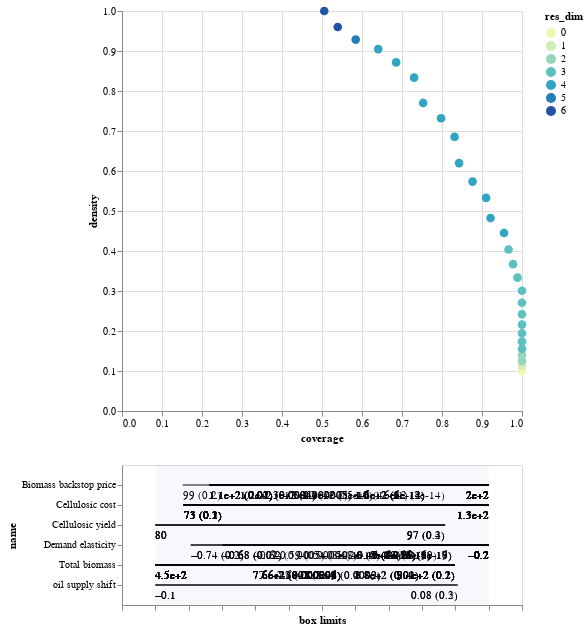

Notebook code cell kept with this figure:
### Code cell
# This works under jupyter notebook, not sure if it's available by other editors.
box1.inspect_tradeoff()

### Figure 1 — Vega-Lite specification as saved in the notebook (floating-point values rounded to 4 significant figures)
{"config": {"view": {"continuousWidth": 400, "continuousHeight": 300}}, "vconcat": [{"data": {"name": "data-c5a4f50fa54a0c9fb9591076c299149f"}, "mark": {"type": "circle", "size": 75}, "encoding": {"color": {"type": "ordinal", "field": "res_dim", "scale": {"range": ["#eff9b6", "#d0edb3", "#97d6b9", "#5dc0c0", "#31a5c2", "#1f80b8", "#2354a3", "#21318d"]}}, "opacity": {"condition": {"value": 1, "selection": "selector001"}, "value": 0.4}, "tooltip": [{"type": "ordinal", "field": "id"}, {"type": "quantitative", "field": "coverage", "format": ".2"}, {"type": "quantitative", "field": "density", "format": ".2"}, {"type": "ordinal", "field": "res_dim"}], "x": {"type": "quantitative", "field": "coverage"}, "y": {"type": "quantitative", "field": "density"}}, "height": 400, "selection": {"selector001": {"type": "single", "fields": ["id"]}}, "width": 400}, {"layer": [{"data": {"name": "data-8fa99082045b5a2017598ba80eddbcb1"}, "mark": "rule", "encoding": {"x": {"type": "quantitative", "axis": {"grid": false, "labels": false, "title": "box limits"}, "field": "x_lower", "scale": {"domain": [0, 1], "padding": 0.1}}, "x2": {"field": "x_upper"}, "y": {"type": "nominal", "field": "name", "scale": {"padding": 1.0}}}, "transform": [{"calculate": "(datum.x1-datum.minimum)/(datum.maximum-datum.minimum)", "as": "x_lower"}, {"calculate": "(datum.x2-datum.minimum)/(datum.maximum-datum.minimum)", "as": "x_upper"}, {"filter": {"selection": "selector001"}}], "width": 400}, {"data": {"name": "data-8fa99082045b5a2017598ba80eddbcb1"}, "mark": {"type": "text", "align": "left", "baseline": "top", "dy": 5}, "encoding": {"text": {"type": "ordinal", "field": "text"}, "x": {"type": "quantitative", "axis": {"grid": false, "labels": false, "title": "box limits"}, "field": "x_lower", "scale": {"domain": [0, 1], "padding": 0.1}}, "x2": {"field": "x_upper"}, "y": {"type": "nominal", "field": "name", "scale": {"padding": 1.0}}}, "transform": [{"calculate": "(datum.x1-datum.minimum)/(datum.maximum-datum.minimum)", "as": "x_lower"}, {"calculate": "(datum.x2-datum.minimum)/(datum.maximum-datum.minimum)", "as": "x_upper"}, {"filter": {"selection": "selector001"}}, {"calculate": "datum.qp_lower>0?format(datum.x1, \".2\")+\" (\"+format(datum.qp_lower, \".1~g\")+\")\" :format(datum.x1, \".2\")", "as": "text"}], "width": 400}, {"data": {"name": "data-8fa99082045b5a2017598ba80eddbcb1"}, "mark": {"type": "text", "align": "right", "baseline": "top", "dy": 5}, "encoding": {"text": {"type": "ordinal", "field": "text"}, "x": {"type": "quantitative", "field": "x_upper"}, "x2": {"field": "x_upper"}, "y": {"type": "nominal", "field": "name", "scale": {"padding": 1.0}}}, "transform": [{"calculate": "(datum.x1-datum.minimum)/(datum.maximum-datum.minimum)", "as": "x_lower"}, {"calculate": "(datum.x2-datum.minimum)/(datum.maximum-datum.minimum)", "as": "x_upper"}, {"filter": {"selection": "selector001"}}, {"calculate": "datum.qp_upper>0?format(datum.x2, \".2\")+\" (\"+format(datum.qp_upper, \".1\")+\")\" :format(datum.x2, \".2\")", "as": "text"}], "width": 400}, {"data": {"name": "data-bb8d07f6df3d47a6a475317795287b23"}, "mark": {"type": "rect", "opacity": 0.05}, "encoding": {"x": {"type": "quantitative", "field": "start"}, "x2": {"field": "end"}}}, {"data": {"name": "data-d751713988987e9331980363e24189ce"}, "mark": "point", "encoding": {"x": {"type": "quantitative", "field": "x"}, "y": {"type": "nominal", "field": "name"}}, "transform": [{"filter": {"selection": "selector001"}}], "width": 400}, {"data": {"name": "data-d751713988987e9331980363e24189ce"}, "mark": {"type": "text", "align": "center", "baseline": "top", "dy": 5}, "encoding": {"text": {"type": "nominal", "field": "item"}, "x": {"type": "quantitative", "field": "x"}, "y": {"type": "nominal", "field": "name"}}, "transform": [{"filter": {"selection": "selector001"}}], "width": 400}]}], "$schema": "https://vega.github.io/schema/vega-lite/v4.8.1.json", "datasets": {"data-c5a4f50fa54a0c9fb9591076c299149f": [{"coverage": 1.0, "density": 0.1009, "id": 0, "mass": 1.0, "mean": 0.1009, "res_dim": 0}, {"coverage": 1.0, "density": 0.1124, "id": 1, "mass": 0.898, "mean": 0.1124, "res_dim": 1}, {"coverage": 1.0, "density": 0.1254, "id": 2, "mass": 0.805, "mean": 0.1254, "res_dim": 2}, {"coverage": 1.0, "density": 0.1395, "id": 3, "mass": 0.7234, "mean": 0.1395, "res_dim": 2}, {"coverage": 1.0, "density": 0.1553, "id": 4, "mass": 0.6497, "mean": 0.1553, "res_dim": 3}, {"coverage": 1.0, "density": 0.1735, "id": 5, "mass": 0.5816, "mean": 0.1735, "res_dim": 3}, {"coverage": 1.0, "density": 0.1943, "id": 6, "mass": 0.5193, "mean": 0.1943, "res_dim": 3}, {"coverage": 1.0, "density": 0.216, "id": 7, "mass": 0.4671, "mean": 0.216, "res_dim": 3}, {"coverage": 1.0, "density": 0.2418, "id": 8, "mass": 0.4172, "mean": 0.2418, "res_dim": 3}, {"coverage": 1.0, "density": 0.2705, "id": 9, "mass": 0.373, "mean": 0.2705, "res_dim": 3}, {"coverage": 1.0, "density": 0.3007, "id": 10, "mass": 0.3356, "mean": 0.3007, "res_dim": 3}, {"coverage": 0.9888, "density": 0.3333, "id": 11, "mass": 0.2993, "mean": 0.3333, "res_dim": 3}, {"coverage": 0.9775, "density": 0.3671, "id": 12, "mass": 0.2687, "mean": 0.3671, "res_dim": 3}, {"coverage": 0.9663, "density": 0.4038, "id": 13, "mass": 0.2415, "mean": 0.4038, "res_dim": 3}, {"coverage": 0.9551, "density": 0.445, "id": 14, "mass": 0.2166, "mean": 0.445, "res_dim": 4}, {"coverage": 0.9213, "density": 0.4824, "id": 15, "mass": 0.1927, "mean": 0.4824, "res_dim": 4}, {"coverage": 0.9101, "density": 0.5329, "id": 16, "mass": 0.1723, "mean": 0.5329, "res_dim": 4}, {"coverage": 0.8764, "density": 0.5735, "id": 17, "mass": 0.1542, "mean": 0.5735, "res_dim": 4}, {"coverage": 0.8427, "density": 0.6198, "id": 18, "mass": 0.1372, "mean": 0.6198, "res_dim": 4}, {"coverage": 0.8315, "density": 0.6852, "id": 19, "mass": 0.1224, "mean": 0.6852, "res_dim": 4}, {"coverage": 0.7978, "density": 0.732, "id": 20, "mass": 0.11, "mean": 0.732, "res_dim": 4}, {"coverage": 0.7528, "density": 0.7701, "id": 21, "mass": 0.09864, "mean": 0.7701, "res_dim": 4}, {"coverage": 0.7303, "density": 0.8333, "id": 22, "mass": 0.08844, "mean": 0.8333, "res_dim": 4}, {"coverage": 0.6854, "density": 0.8714, "id": 23, "mass": 0.07937, "mean": 0.8714, "res_dim": 4}, {"coverage": 0.6404, "density": 0.9048, "id": 24, "mass": 0.07143, "mean": 0.9048, "res_dim": 4}, {"coverage": 0.5843, "density": 0.9286, "id": 25, "mass": 0.06349, "mean": 0.9286, "res_dim": 5}, {"coverage": 0.5393, "density": 0.96, "id": 26, "mass": 0.05669, "mean": 0.96, "res_dim": 6}, {"coverage": 0.5056, "density": 1.0, "id": 27, "mass": 0.05102, "mean": 1.0, "res_dim": 6}], "data-8fa99082045b5a2017598ba80eddbcb1": [{"x1": -0.7365, "x2": -0.202, "name": "Demand elasticity", "id": 1, "minimum": -0.8, "maximum": -0.202, "qp_lower": 0.1557, "qp_upper": -1.0}, {"x1": 450.0, "x2": 941.7, "name": "Total biomass", "id": 2, "minimum": 450.0, "maximum": 997.8, "qp_lower": -1.0, "qp_upper": 0.1504}, {"x1": -0.7365, "x2": -0.202, "name": "Demand elasticity", "id": 2, "minimum": -0.8, "maximum": -0.202, "qp_lower": 0.1713, "qp_upper": -1.0}, {"x1": 450.0, "x2": 941.7, "name": "Total biomass", "id": 3, "minimum": 450.0, "maximum": 997.8, "qp_lower": -1.0, "qp_upper": 0.1607}, {"x1": -0.679, "x2": -0.202, "name": "Demand elasticity", "id": 3, "minimum": -0.8, "maximum": -0.202, "qp_lower": 0.02418, "qp_upper": -1.0}, {"x1": 450.0, "x2": 941.7, "name": "Total biomass", "id": 4, "minimum": 450.0, "maximum": 997.8, "qp_lower": -1.0, "qp_upper": 0.1583}, {"x1": -0.679, "x2": -0.202, "name": "Demand elasticity", "id": 4, "minimum": -0.8, "maximum": -0.202, "qp_lower": 0.01869, "qp_upper": -1.0}, {"x1": 99.0, "x2": 199.6, "name": "Biomass backstop price", "id": 4, "minimum": 90.0, "maximum": 199.6, "qp_lower": 0.1509, "qp_upper": -1.0}, {"x1": 450.0, "x2": 941.7, "name": "Total biomass", "id": 5, "minimum": 450.0, "maximum": 997.8, "qp_lower": -1.0, "qp_upper": 0.1577}, {"x1": -0.679, "x2": -0.202, "name": "Demand elasticity", "id": 5, "minimum": -0.8, "maximum": -0.202, "qp_lower": 0.01457, "qp_upper": -1.0}, {"x1": 107.8, "x2": 199.6, "name": "Biomass backstop price", "id": 5, "minimum": 90.0, "maximum": 199.6, "qp_lower": 0.0175, "qp_upper": -1.0}, {"x1": 450.0, "x2": 941.7, "name": "Total biomass", "id": 6, "minimum": 450.0, "maximum": 997.8, "qp_lower": -1.0, "qp_upper": 0.164}, {"x1": -0.6235, "x2": -0.202, "name": "Demand elasticity", "id": 6, "minimum": -0.8, "maximum": -0.202, "qp_lower": 0.0005345, "qp_upper": -1.0}, {"x1": 107.8, "x2": 199.6, "name": "Biomass backstop price", "id": 6, "minimum": 90.0, "maximum": 199.6, "qp_lower": 0.0168, "qp_upper": -1.0}, {"x1": 450.0, "x2": 941.7, "name": "Total biomass", "id": 7, "minimum": 450.0, "maximum": 997.8, "qp_lower": -1.0, "qp_upper": 0.1521}, {"x1": -0.5875, "x2": -0.202, "name": "Demand elasticity", "id": 7, "minimum": -0.8, "maximum": -0.202, "qp_lower": 1.196e-05, "qp_upper": -1.0}, {"x1": 107.8, "x2": 199.6, "name": "Biomass backstop price", "id": 7, "minimum": 90.0, "maximum": 199.6, "qp_lower": 0.01448, "qp_upper": -1.0}, {"x1": 450.0, "x2": 941.7, "name": "Total biomass", "id": 8, "minimum": 450.0, "maximum": 997.8, "qp_lower": -1.0, "qp_upper": 0.1557}, {"x1": -0.5445, "x2": -0.202, "name": "Demand elasticity", "id": 8, "minimum": -0.8, "maximum": -0.202, "qp_lower": 8.044e-08, "qp_upper": -1.0}, {"x1": 107.8, "x2": 199.6, "name": "Biomass backstop price", "id": 8, "minimum": 90.0, "maximum": 199.6, "qp_lower": 0.01425, "qp_upper": -1.0}, {"x1": 450.0, "x2": 941.7, "name": "Total biomass", "id": 9, "minimum": 450.0, "maximum": 997.8, "qp_lower": -1.0, "qp_upper": 0.1647}, {"x1": -0.5035, "x2": -0.202, "name": "Demand elasticity", "id": 9, "minimum": -0.8, "maximum": -0.202, "qp_lower": 2.406e-10, "qp_upper": -1.0}, {"x1": 107.8, "x2": 199.6, "name": "Biomass backstop price", "id": 9, "minimum": 90.0, "maximum": 199.6, "qp_lower": 0.01715, "qp_upper": -1.0}, {"x1": 450.0, "x2": 941.7, "name": "Total biomass", "id": 10, "minimum": 450.0, "maximum": 997.8, "qp_lower": -1.0, "qp_upper": 0.1355}, {"x1": -0.475, "x2": -0.202, "name": "Demand elasticity", "id": 10, "minimum": -0.8, "maximum": -0.202, "qp_lower": 4.721e-13, "qp_upper": -1.0}, {"x1": 107.8, "x2": 199.6, "name": "Biomass backstop price", "id": 10, "minimum": 90.0, "maximum": 199.6, "qp_lower": 0.015, "qp_upper": -1.0}, {"x1": 450.0, "x2": 883.4, "name": "Total biomass", "id": 11, "minimum": 450.0, "maximum": 997.8, "qp_lower": -1.0, "qp_upper": 0.01421}, {"x1": -0.475, "x2": -0.202, "name": "Demand elasticity", "id": 11, "minimum": -0.8, "maximum": -0.202, "qp_lower": 3.451e-13, "qp_upper": -1.0}, {"x1": 107.8, "x2": 199.6, "name": "Biomass backstop price", "id": 11, "minimum": 90.0, "maximum": 199.6, "qp_lower": 0.01242, "qp_upper": -1.0}, {"x1": 450.0, "x2": 883.4, "name": "Total biomass", "id": 12, "minimum": 450.0, "maximum": 997.8, "qp_lower": -1.0, "qp_upper": 0.01355}, {"x1": -0.4485, "x2": -0.202, "name": "Demand elasticity", "id": 12, "minimum": -0.8, "maximum": -0.202, "qp_lower": 7.967e-16, "qp_upper": -1.0}, {"x1": 107.8, "x2": 199.6, "name": "Biomass backstop price", "id": 12, "minimum": 90.0, "maximum": 199.6, "qp_lower": 0.01095, "qp_upper": -1.0}, {"x1": 450.0, "x2": 883.4, "name": "Total biomass", "id": 13, "minimum": 450.0, "maximum": 997.8, "qp_lower": -1.0, "qp_upper": 0.01525}, {"x1": -0.4485, "x2": -0.202, "name": "Demand elasticity", "id": 13, "minimum": -0.8, "maximum": -0.202, "qp_lower": 1.934e-15, "qp_upper": -1.0}, {"x1": 117.8, "x2": 199.6, "name": "Biomass backstop price", "id": 13, "minimum": 90.0, "maximum": 199.6, "qp_lower": 0.0005064, "qp_upper": -1.0}, {"x1": 72.65, "x2": 133.7, "name": "Cellulosic cost", "id": 14, "minimum": 67.0, "maximum": 133.7, "qp_lower": 0.1383, "qp_upper": -1.0}, {"x1": 450.0, "x2": 883.4, "name": "Total biomass", "id": 14, "minimum": 450.0, "maximum": 997.8, "qp_lower": -1.0, "qp_upper": 0.01184}, {"x1": -0.4485, "x2": -0.202, "name": "Demand elasticity", "id": 14, "minimum": -0.8, "maximum": -0.202, "qp_lower": 9.841e-16, "qp_upper": -1.0}, {"x1": 117.8, "x2": 199.6, "name": "Biomass backstop price", "id": 14, "minimum": 90.0, "maximum": 199.6, "qp_lower": 0.0003845, "qp_upper": -1.0}, {"x1": 72.65, "x2": 133.7, "name": "Cellulosic cost", "id": 15, "minimum": 67.0, "maximum": 133.7, "qp_lower": 0.1753, "qp_upper": -1.0}, {"x1": 450.0, "x2": 820.7, "name": "Total biomass", "id": 15, "minimum": 450.0, "maximum": 997.8, "qp_lower": -1.0, "qp_upper": 0.000933}, {"x1": -0.4485, "x2": -0.202, "name": "Demand elasticity", "id": 15, "minimum": -0.8, "maximum": -0.202, "qp_lower": 1.254e-15, "qp_upper": -1.0}, {"x1": 117.8, "x2": 199.6, "name": "Biomass backstop price", "id": 15, "minimum": 90.0, "maximum": 199.6, "qp_lower": 0.0004229, "qp_upper": -1.0}, {"x1": 72.65, "x2": 133.7, "name": "Cellulosic cost", "id": 16, "minimum": 67.0, "maximum": 133.7, "qp_lower": 0.1367, "qp_upper": -1.0}, {"x1": 450.0, "x2": 820.7, "name": "Total biomass", "id": 16, "minimum": 450.0, "maximum": 997.8, "qp_lower": -1.0, "qp_upper": 0.0002231}, {"x1": -0.4485, "x2": -0.202, "name": "Demand elasticity", "id": 16, "minimum": -0.8, "maximum": -0.202, "qp_lower": 4.1e-16, "qp_upper": -1.0}, {"x1": 125.8, "x2": 199.6, "name": "Biomass backstop price", "id": 16, "minimum": 90.0, "maximum": 199.6, "qp_lower": 5.358e-06, "qp_upper": -1.0}, {"x1": 72.65, "x2": 133.7, "name": "Cellulosic cost", "id": 17, "minimum": 67.0, "maximum": 133.7, "qp_lower": 0.1378, "qp_upper": -1.0}, {"x1": 450.0, "x2": 755.8, "name": "Total biomass", "id": 17, "minimum": 450.0, "maximum": 997.8, "qp_lower": -1.0, "qp_upper": 1.01e-05}, {"x1": -0.4485, "x2": -0.202, "name": "Demand elasticity", "id": 17, "minimum": -0.8, "maximum": -0.202, "qp_lower": 2.881e-15, "qp_upper": -1.0}, {"x1": 125.8, "x2": 199.6, "name": "Biomass backstop price", "id": 17, "minimum": 90.0, "maximum": 199.6, "qp_lower": 7.744e-06, "qp_upper": -1.0}, {"x1": 72.65, "x2": 133.7, "name": "Cellulosic cost", "id": 18, "minimum": 67.0, "maximum": 133.7, "qp_lower": 0.1404, "qp_upper": -1.0}, {"x1": 450.0, "x2": 755.8, "name": "Total biomass", "id": 18, "minimum": 450.0, "maximum": 997.8, "qp_lower": -1.0, "qp_upper": 9.11e-06}, {"x1": -0.4485, "x2": -0.202, "name": "Demand elasticity", "id": 18, "minimum": -0.8, "maximum": -0.202, "qp_lower": 9.781e-16, "qp_upper": -1.0}, {"x1": 132.5, "x2": 199.6, "name": "Biomass backstop price", "id": 18, "minimum": 90.0, "maximum": 199.6, "qp_lower": 1.781e-07, "qp_upper": -1.0}, {"x1": 72.65, "x2": 133.7, "name": "Cellulosic cost", "id": 19, "minimum": 67.0, "maximum": 133.7, "qp_lower": 0.09571, "qp_upper": -1.0}, {"x1": 450.0, "x2": 755.8, "name": "Total biomass", "id": 19, "minimum": 450.0, "maximum": 997.8, "qp_lower": -1.0, "qp_upper": 1.368e-06}, {"x1": -0.4485, "x2": -0.202, "name": "Demand elasticity", "id": 19, "minimum": -0.8, "maximum": -0.202, "qp_lower": 5.621e-17, "qp_upper": -1.0}, {"x1": 138.6, "x2": 199.6, "name": "Biomass backstop price", "id": 19, "minimum": 90.0, "maximum": 199.6, "qp_lower": 3.227e-10, "qp_upper": -1.0}, {"x1": 72.65, "x2": 133.7, "name": "Cellulosic cost", "id": 20, "minimum": 67.0, "maximum": 133.7, "qp_lower": 0.103, "qp_upper": -1.0}, {"x1": 450.0, "x2": 755.8, "name": "Total biomass", "id": 20, "minimum": 450.0, "maximum": 997.8, "qp_lower": -1.0, "qp_upper": 1.1e-06}, {"x1": -0.422, "x2": -0.202, "name": "Demand elasticity", "id": 20, "minimum": -0.8, "maximum": -0.202, "qp_lower": 7.08e-19, "qp_upper": -1.0}, {"x1": 138.6, "x2": 199.6, "name": "Biomass backstop price", "id": 20, "minimum": 90.0, "maximum": 199.6, "qp_lower": 5.228e-10, "qp_upper": -1.0}, {"x1": 72.65, "x2": 133.7, "name": "Cellulosic cost", "id": 21, "minimum": 67.0, "maximum": 133.7, "qp_lower": 0.1574, "qp_upper": -1.0}, {"x1": 450.0, "x2": 755.8, "name": "Total biomass", "id": 21, "minimum": 450.0, "maximum": 997.8, "qp_lower": -1.0, "qp_upper": 4.717e-06}, {"x1": -0.422, "x2": -0.202, "name": "Demand elasticity", "id": 21, "minimum": -0.8, "maximum": -0.202, "qp_lower": 1.185e-16, "qp_upper": -1.0}, {"x1": 150.0, "x2": 199.6, "name": "Biomass backstop price", "id": 21, "minimum": 90.0, "maximum": 199.6, "qp_lower": 3.515e-11, "qp_upper": -1.0}, {"x1": 72.65, "x2": 133.7, "name": "Cellulosic cost", "id": 22, "minimum": 67.0, "maximum": 133.7, "qp_lower": 0.1039, "qp_upper": -1.0}, {"x1": 450.0, "x2": 755.8, "name": "Total biomass", "id": 22, "minimum": 450.0, "maximum": 997.8, "qp_lower": -1.0, "qp_upper": 3.975e-06}, {"x1": -0.422, "x2": -0.202, "name": "Demand elasticity", "id": 22, "minimum": -0.8, "maximum": -0.202, "qp_lower": 5.677e-18, "qp_upper": -1.0}, {"x1": 155.6, "x2": 199.6, "name": "Biomass backstop price", "id": 22, "minimum": 90.0, "maximum": 199.6, "qp_lower": 7.746e-14, "qp_upper": -1.0}, {"x1": 72.65, "x2": 133.7, "name": "Cellulosic cost", "id": 23, "minimum": 67.0, "maximum": 133.7, "qp_lower": 0.102, "qp_upper": -1.0}, {"x1": 450.0, "x2": 755.8, "name": "Total biomass", "id": 23, "minimum": 450.0, "maximum": 997.8, "qp_lower": -1.0, "qp_upper": 1.347e-06}, {"x1": -0.4005, "x2": -0.202, "name": "Demand elasticity", "id": 23, "minimum": -0.8, "maximum": -0.202, "qp_lower": 5.874e-19, "qp_upper": -1.0}, {"x1": 155.6, "x2": 199.6, "name": "Biomass backstop price", "id": 23, "minimum": 90.0, "maximum": 199.6, "qp_lower": 4.954e-14, "qp_upper": -1.0}, {"x1": 72.65, "x2": 133.7, "name": "Cellulosic cost", "id": 24, "minimum": 67.0, "maximum": 133.7, "qp_lower": 0.1065, "qp_upper": -1.0}, {"x1": 450.0, "x2": 755.8, "name": "Total biomass", "id": 24, "minimum": 450.0, "maximum": 997.8, "qp_lower": -1.0, "qp_upper": 6.426e-06}, {"x1": -0.3845, "x2": -0.202, "name": "Demand elasticity", "id": 24, "minimum": -0.8, "maximum": -0.202, "qp_lower": 1.396e-19, "qp_upper": -1.0}, {"x1": 155.6, "x2": 199.6, "name": "Biomass backstop price", "id": 24, "minimum": 90.0, "maximum": 199.6, "qp_lower": 5.537e-14, "qp_upper": -1.0}, {"x1": 72.65, "x2": 133.7, "name": "Cellulosic cost", "id": 25, "minimum": 67.0, "maximum": 133.7, "qp_lower": 0.2028, "qp_upper": -1.0}, {"x1": 450.0, "x2": 755.8, "name": "Total biomass", "id": 25, "minimum": 450.0, "maximum": 997.8, "qp_lower": -1.0, "qp_upper": 2.487e-05}, {"x1": 80.0, "x2": 97.3, "name": "Cellulosic yield", "id": 25, "minimum": 80.0, "maximum": 99.9, "qp_lower": -1.0, "qp_upper": 0.3732}, {"x1": -0.3845, "x2": -0.202, "name": "Demand elasticity", "id": 25, "minimum": -0.8, "maximum": -0.202, "qp_lower": 1.015e-17, "qp_upper": -1.0}, {"x1": 155.6, "x2": 199.6, "name": "Biomass backstop price", "id": 25, "minimum": 90.0, "maximum": 199.6, "qp_lower": 1.246e-12, "qp_upper": -1.0}, {"x1": 72.65, "x2": 133.7, "name": "Cellulosic cost", "id": 26, "minimum": 67.0, "maximum": 133.7, "qp_lower": 0.2619, "qp_upper": -1.0}, {"x1": 450.0, "x2": 755.8, "name": "Total biomass", "id": 26, "minimum": 450.0, "maximum": 997.8, "qp_lower": -1.0, "qp_upper": 5.785e-06}, {"x1": 80.0, "x2": 97.3, "name": "Cellulosic yield", "id": 26, "minimum": 80.0, "maximum": 99.9, "qp_lower": -1.0, "qp_upper": 0.2974}, {"x1": -0.3845, "x2": -0.202, "name": "Demand elasticity", "id": 26, "minimum": -0.8, "maximum": -0.202, "qp_lower": 1.379e-17, "qp_upper": -1.0}, {"x1": -0.1, "x2": 0.0805, "name": "oil supply shift", "id": 26, "minimum": -0.1, "maximum": 0.099, "qp_lower": -1.0, "qp_upper": 0.2974}, {"x1": 155.6, "x2": 199.6, "name": "Biomass backstop price", "id": 26, "minimum": 90.0, "maximum": 199.6, "qp_lower": 1.133e-12, "qp_upper": -1.0}, {"x1": 72.65, "x2": 133.7, "name": "Cellulosic cost", "id": 27, "minimum": 67.0, "maximum": 133.7, "qp_lower": 0.1473, "qp_upper": -1.0}, {"x1": 450.0, "x2": 755.8, "name": "Total biomass", "id": 27, "minimum": 450.0, "maximum": 997.8, "qp_lower": -1.0, "qp_upper": 2.317e-07}, {"x1": 80.0, "x2": 97.3, "name": "Cellulosic yield", "id": 27, "minimum": 80.0, "maximum": 99.9, "qp_lower": -1.0, "qp_upper": 0.1593}, {"x1": -0.3845, "x2": -0.202, "name": "Demand elasticity", "id": 27, "minimum": -0.8, "maximum": -0.202, "qp_lower": 1.708e-16, "qp_upper": -1.0}, {"x1": -0.1, "x2": 0.0805, "name": "oil supply shift", "id": 27, "minimum": -0.1, "maximum": 0.099, "qp_lower": -1.0, "qp_upper": 0.1533}, {"x1": 162.2, "x2": 199.6, "name": "Biomass backstop price", "id": 27, "minimum": 90.0, "maximum": 199.6, "qp_lower": 2.842e-14, "qp_upper": -1.0}], "data-bb8d07f6df3d47a6a475317795287b23": [{"start": 0, "end": 1}], "data-d751713988987e9331980363e24189ce": []}}
